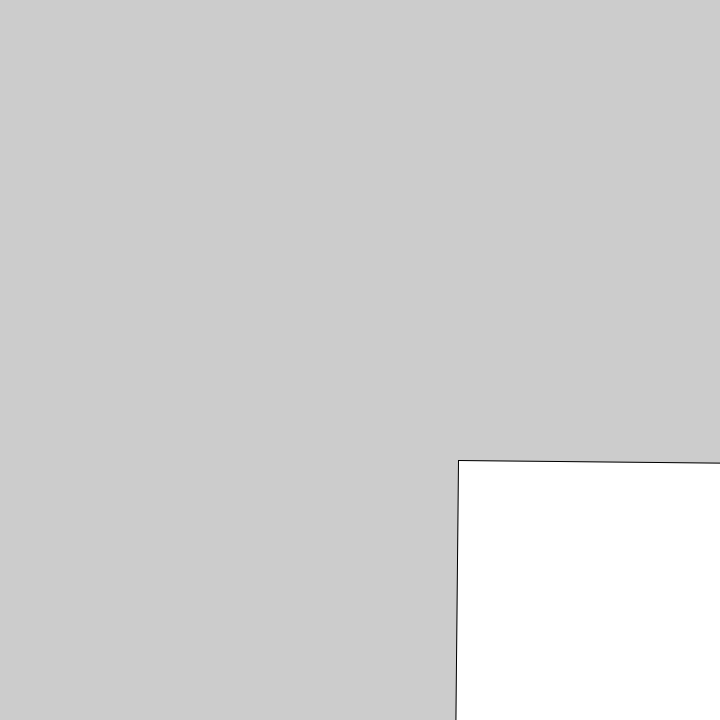
Frame 1 (no input)
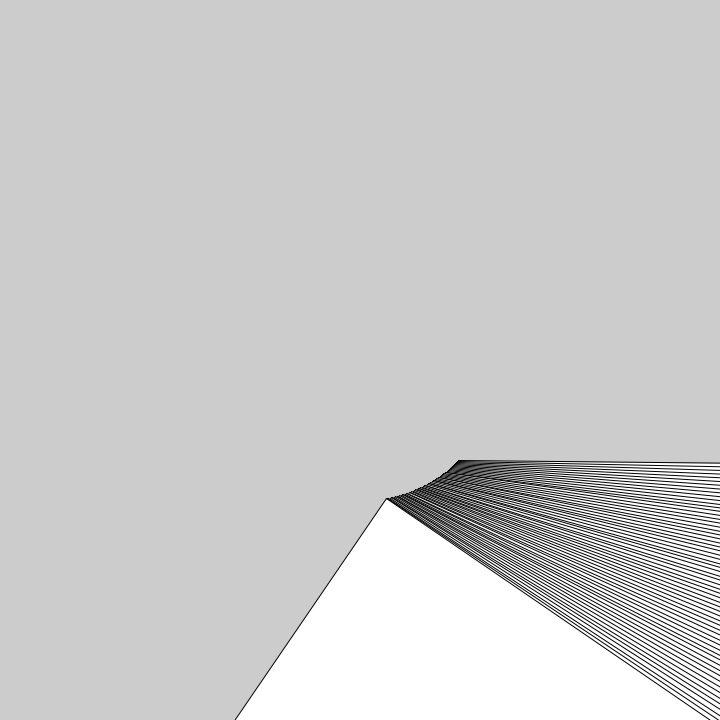
Frame 60 (the mouse pressed at the canvas centre just before this capture)
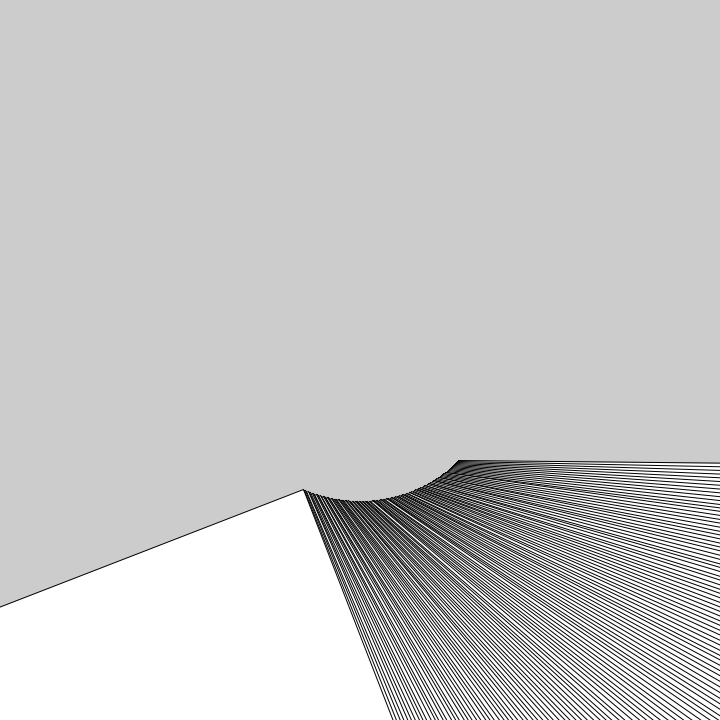
Frame 120 (the mouse held since frame 60 and released just before this capture)

The Processing sketch that drew these frames (run headless with seeded random() and noise(); from frame 60 on, the mouse is pressed at the canvas centre):

// Processing sketch: sketch_200927b
// ── sketch_200927b.pde
void setup()
{
  size(720, 720);
  
}
  
  void draw(){
    translate(0.5*width, 0.5*height);
    rotate(0.01*frameCount);
    rect(100, 100, 600, 600);
    
  }
  
  
